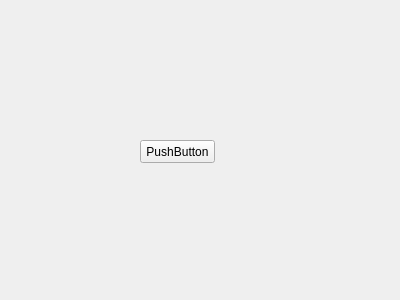
<?xml version="1.0" encoding="UTF-8"?>
<ui version="4.0">
 <class>Form</class>
 <widget class="QWidget" name="Form">
  <property name="geometry">
   <rect>
    <x>0</x>
    <y>0</y>
    <width>400</width>
    <height>300</height>
   </rect>
  </property>
  <property name="windowTitle">
   <string>Form</string>
  </property>
  <widget class="QPushButton" name="pushButton">
   <property name="geometry">
    <rect>
     <x>140</x>
     <y>140</y>
     <width>75</width>
     <height>23</height>
    </rect>
   </property>
   <property name="text">
    <string>PushButton</string>
   </property>
  </widget>
 </widget>
 <resources/>
 <connections/>
</ui>
